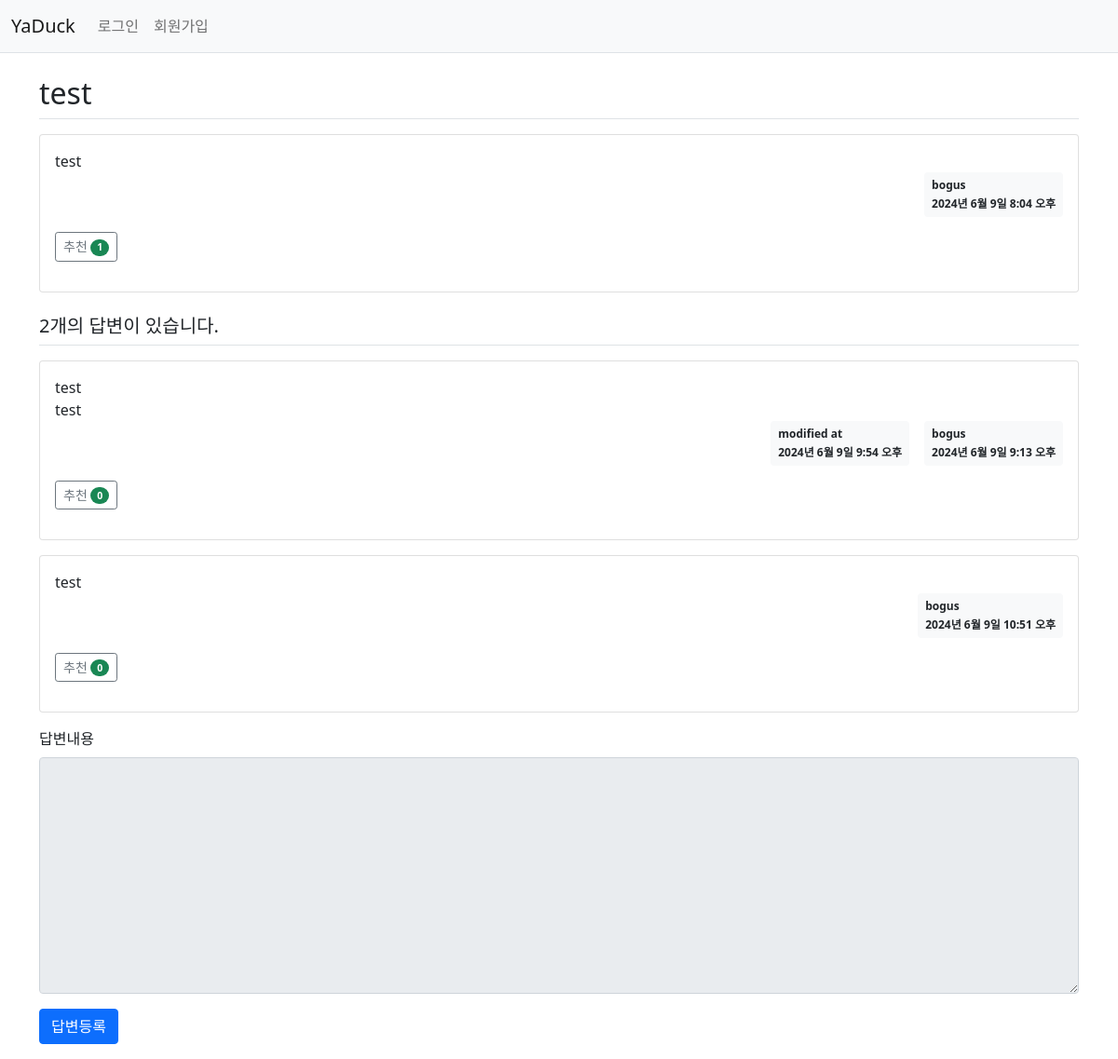
The app's page /yaduck/2/ with its own data.
### yaduck/models.py (models this page shows, shortened)
class Question(models.Model):
    author = models.ForeignKey(User, on_delete=models.CASCADE, related_name='author_question')
    subject = models.CharField(max_length=200)
    content = models.TextField()
    create_date = models.DateTimeField()
    modify_date = models.DateTimeField(null=True, blank=True)
    voter = models.ManyToManyField(User, related_name='voter_question')
    category = models.ForeignKey(Category, on_delete=models.SET_NULL, null=True, related_name='questions')

class Answer(models.Model):
    author = models.ForeignKey(User, on_delete=models.CASCADE, related_name='author_answer')
    question = models.ForeignKey(Question, on_delete=models.CASCADE)
    content = models.TextField()
    create_date = models.DateTimeField()
    modify_date = models.DateTimeField(null=True, blank=True)
    voter = models.ManyToManyField(User, related_name='voter_answer')

### yaduck/views.py (the view)
# urls.py: path('<int:question_id>/', views.detail, name='detail'),
def detail(request, question_id):
    question = get_object_or_404(Question, pk=question_id)
    context = {'question': question}
    return render(request, 'yaduck/question_detail.html', context)

### templates/yaduck/question_detail.html (shortened to what this page needs)
{% extends 'base.html' %}
{% block content %}
<div class="container my-3">
    <h2 class="border-bottom py-2">{{ question.subject }}</h2>
    <div class="card my-3">
        <div class="card-body">
            <div class="card-text" style="white-space: pre-line;">{{ question.content }}</div>
            <div class="d-flex justify-content-end">
                <div class="badge bg-light text-dark p-2 text-start">
                    <div class="mb-2">{{ question.author.username }}</div>
                    <div>{{ question.create_date }}</div>
                </div>
            </div>
            <div class="my-3">
                <a href="javascript:void(0)" data-uri="{% url 'yaduck:question_vote' question.id  %}"
                    class="recommend btn btn-sm btn-outline-secondary"> 추천
                    <span class="badge rounded-pill bg-success">{{question.voter.count}}</span>
                </a>
            </div>
        </div>
    </div>
    <h5 class="border-bottom my-3 py-2">{{question.answer_set.count}}개의 답변이 있습니다.</h5>
    {% for answer in question.answer_set.all %}
    <div class="card my-3">
        <div class="card-body">
            <div class="card-text" style="white-space: pre-line;">{{ answer.content }}</div>
            <div class="d-flex justify-content-end">
                {% if answer.modify_date %}
                <div class="badge bg-light text-dark p-2 text-start mx-3">
                    <div class="mb-2">modified at</div>
                    <div>{{ answer.modify_date }}</div>
                </div>
                {% endif %}
                <div class="badge bg-light text-dark p-2 text-start">
                    <div class="mb-2">{{ answer.author.username }}</div>
                    <div>{{ answer.create_date }}</div>
                </div>
            </div>
            <div class="my-3">
                <a href="javascript:void(0)" data-uri="{% url 'yaduck:answer_vote' answer.id  %}"
                    class="recommend btn btn-sm btn-outline-secondary"> 추천
                    <span class="badge rounded-pill bg-success">{{answer.voter.count}}</span>
                </a>
            </div>
        </div>
    </div>
    {% endfor %}
    <form action="{% url 'yaduck:answer_create' question.id %}" method="post" class="my-3">
        <div class="mb-3">
            <label for="content" class="form-label">답변내용</label>
            <textarea {% if not user.is_authenticated %}disabled{% endif %}
              name="content" id="content" class="form-control" rows="10"></textarea>
        </div>
        <input type="submit" value="답변등록" class="btn btn-primary">
    </form>
</div>
{% endblock %}

### records on screen
Question: subject "test", content "test", author.username "bogus", create_date "2024년 6월 9일 8:04 오후", voter.count "1", answer_set.count "2"
Answer: content "test test", modify_date "2024년 6월 9일 9:54 오후", author.username "bogus", create_date "2024년 6월 9일 9:13 오후", voter.count "0"
Answer: content "test", author.username "bogus", create_date "2024년 6월 9일 10:51 오후", voter.count "0"
